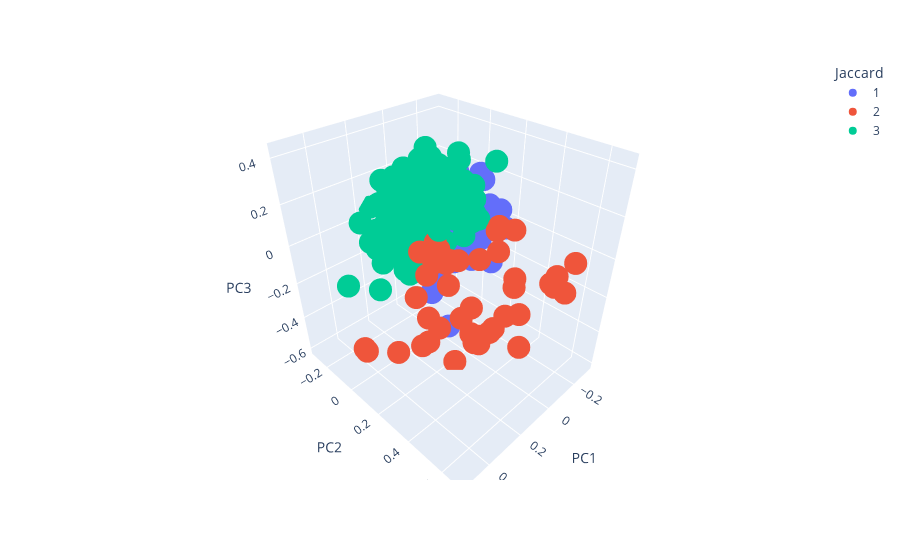

Notebook code for this chart:
### Markdown cell above
#### Kmeans Jaccard Clusters

### Code cell
jac_dist_s = px.scatter_3d(jac_dist_s, x = 'PC1', y = 'PC2', z = 'PC3', color = 'Jaccard',
                             category_orders = {'Jaccard': [1, 2, 3, 4]})
jac_dist_s.show()

### Figure 1 — Plotly figure (JSON) as saved in the notebook; plotly's stock layout.template omitted (floating-point values rounded to 4 significant figures; data arrays with more than 128 entries replaced by an {"elided": "..."} marker saying what was removed)
{"data": [{"hovertemplate": "Jaccard=1<br>PC1=%{x}<br>PC2=%{y}<br>PC3=%{z}<extra></extra>", "legendgroup": "1", "marker": {"color": "#636efa", "symbol": "circle"}, "mode": "markers", "name": "1", "scene": "scene", "showlegend": true, "type": "scatter3d", "x": {"elided": "386 float values"}, "y": {"elided": "386 float values"}, "z": {"elided": "386 float values"}}, {"hovertemplate": "Jaccard=2<br>PC1=%{x}<br>PC2=%{y}<br>PC3=%{z}<extra></extra>", "legendgroup": "2", "marker": {"color": "#EF553B", "symbol": "circle"}, "mode": "markers", "name": "2", "scene": "scene", "showlegend": true, "type": "scatter3d", "x": [-0.08779, 0.4376, 0.2706, 0.1814, 0.2715, 0.4735, 0.1511, 0.09339, 0.00818, 0.1011, -0.05414, 0.5111, 0.2614, -0.01856, 0.02917, 0.01193, 0.08439, -0.06652, -0.07245, 0.5291, 0.01914, 0.3197, -0.03349, -0.09089, 0.3088, 0.2658, 0.1407, 0.3338, 0.3517, 0.07869, 0.516, 0.0656, 0.1116, -0.1754, 0.2943, -0.04526, -0.1369, 0.3292, 0.2871, 0.3266, 0.1029], "y": [0.576, 0.2217, 0.4711, 0.6388, 0.2697, 0.4541, 0.2143, 0.5633, 0.3715, 0.1827, 0.3988, 0.4382, 0.2875, 0.6403, 0.3853, 0.3757, 0.3567, 0.6572, 0.6785, 0.1156, 0.3679, 0.5136, 0.2374, 0.5924, 0.232, 0.2734, 0.2742, 0.2955, 0.2762, 0.408, 0.1089, 0.3392, 0.2314, 0.3329, 0.3717, 0.3913, 0.3608, 0.2906, 0.3125, 0.4709, 0.3427], "z": [-0.05973, -0.3258, -0.1684, -0.1873, 0.06798, 0.02455, -0.01983, -0.1218, -0.37, -0.04287, 0.1324, 0.1273, 0.1342, 0.04514, 0.1784, 0.04885, -0.3772, -0.05136, 0.09773, -0.314, 0.1466, 0.01482, -0.07722, -0.07069, 0.1183, 0.1602, 0.01822, -0.2868, -0.3091, -0.325, -0.3428, -0.4479, -0.6058, -0.2061, 0.02635, -0.3173, -0.2203, 0.05054, -0.2285, -0.05546, -0.4136]}, {"hovertemplate": "Jaccard=3<br>PC1=%{x}<br>PC2=%{y}<br>PC3=%{z}<extra></extra>", "legendgroup": "3", "marker": {"color": "#00cc96", "symbol": "circle"}, "mode": "markers", "name": "3", "scene": "scene", "showlegend": true, "type": "scatter3d", "x": {"elided": "216 float values"}, "y": {"elided": "216 float values"}, "z": {"elided": "216 float values"}}], "layout": {"legend": {"title": {"text": "Jaccard"}, "tracegroupgap": 0}, "margin": {"t": 60}, "scene": {"domain": {"x": [0, 1], "y": [0, 1]}, "xaxis": {"title": {"text": "PC1"}}, "yaxis": {"title": {"text": "PC2"}}, "zaxis": {"title": {"text": "PC3"}}}}}
